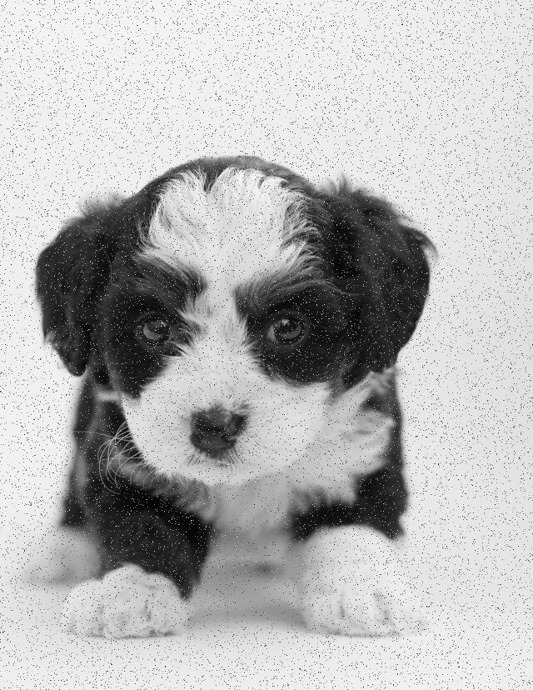
#> input picture ManipulacaoImagem/pup.jpeg, 533 x 690 px, found by its file name
$ python ReducaoRuidoeSuavizacao.py
#> lines starting #> are read from the running program, lines starting #| are printed output that depends on the picture
import io
import cv2
import numpy as np
import urllib.request
from PIL import Image
import matplotlib.pyplot as plt

path = r"C:\Users\Maria\Desktop\CG\pup.jpeg"
image = np.array(Image.open(path))
#> image is the input picture: shape (690, 533, 3); min 0, max 255, mean 182.4


# Write your code below
gaussian_blur = cv2.GaussianBlur(image, (5, 5), 0)

median_blur = cv2.medianBlur(image, 5)
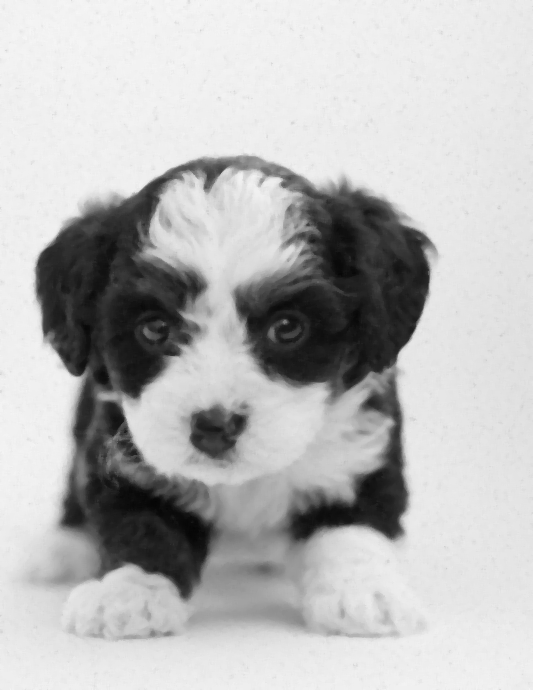
#> median_blur: shape (690, 533, 3); min 4, max 246, mean 184.9

# Display the results
plt.figure(figsize=(10, 10))
plt.subplot(1, 3, 1)
plt.imshow(image)
plt.title("Imagem Original")
plt.axis("off")

plt.subplot(1, 3, 2)
plt.imshow(gaussian_blur)
plt.title("Gaussian Blur")
plt.axis("off")

plt.subplot(1, 3, 3)
plt.imshow(median_blur)
plt.title("Median Blur")
plt.axis("off")

plt.tight_layout()
plt.show()
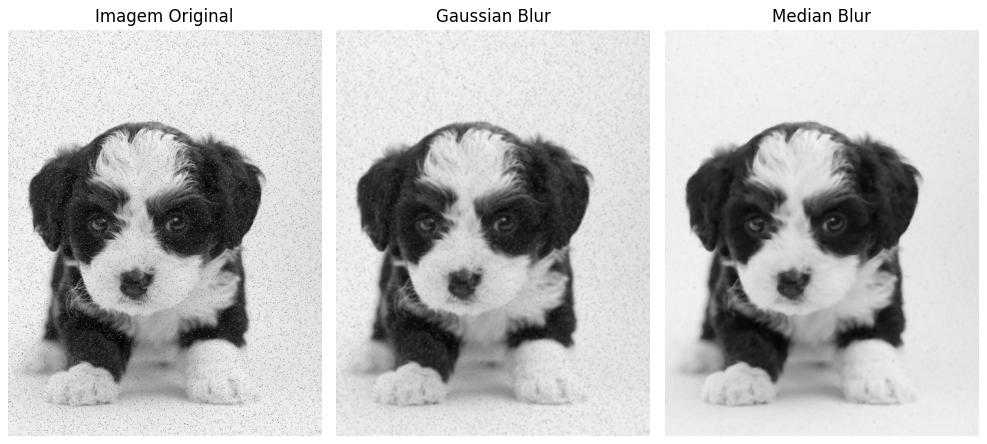
#> figure drawn by matplotlib, 3 panels

$ run again, with ManipulacaoImagem/sheep.jpeg copied over ManipulacaoImagem/pup.jpeg
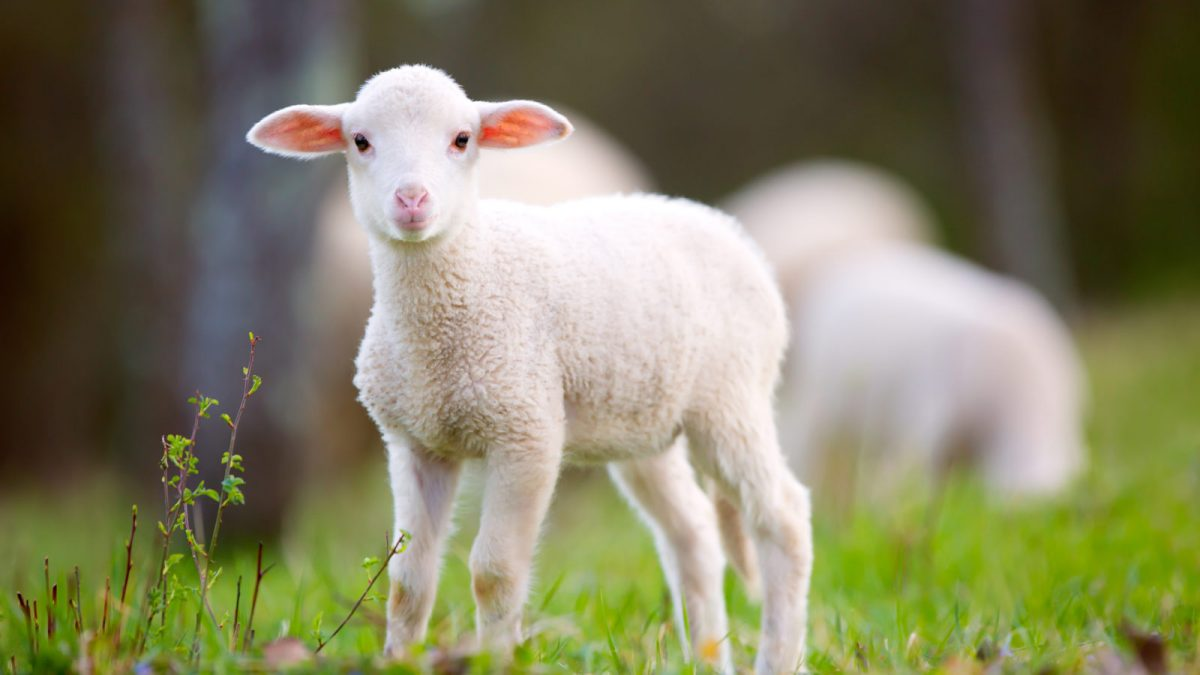
#> input picture ManipulacaoImagem/sheep.jpeg, 1200 x 675 px, found by its file name
#> image is the input picture: shape (675, 1200, 3); mean R, G, B 130.2, 127.9, 98.1
#> `plt.show()`:
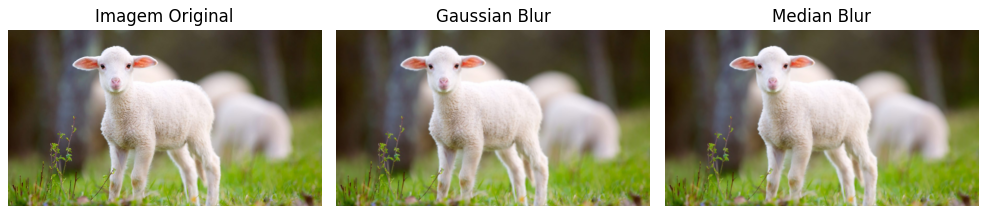
#> figure drawn by matplotlib, 3 panels

$ run again, with ManipulacaoImagem/tensor.jpeg copied over ManipulacaoImagem/pup.jpeg
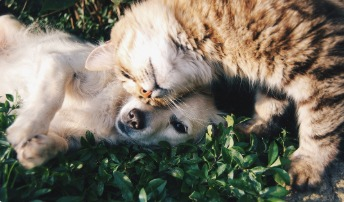
#> input picture ManipulacaoImagem/tensor.jpeg, 344 x 202 px, found by its file name
#> image is the input picture: shape (202, 344, 3); mean R, G, B 122, 115.6, 101.6
#> `gaussian_blur = cv2.GaussianBlur(image, (5, 5), 0)`:
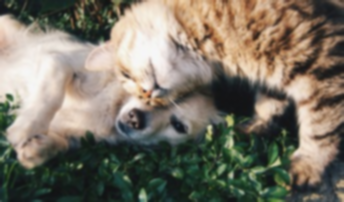
#> gaussian_blur: shape (202, 344, 3); mean R, G, B 122, 115.6, 101.6
#> `plt.show()`:
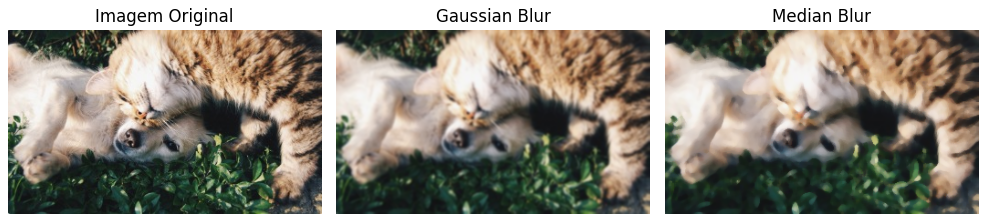
#> figure drawn by matplotlib, 3 panels

$ run again, with ManipulacaoImagem/tensor_cisalhado.jpeg copied over ManipulacaoImagem/pup.jpeg
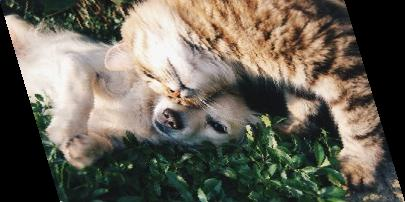
#> input picture ManipulacaoImagem/tensor_cisalhado.jpeg, 405 x 202 px, found by its file name
#> image is the input picture: shape (202, 405, 3); mean R, G, B 104, 98.5, 86.7
#> `gaussian_blur = cv2.GaussianBlur(image, (5, 5), 0)`:
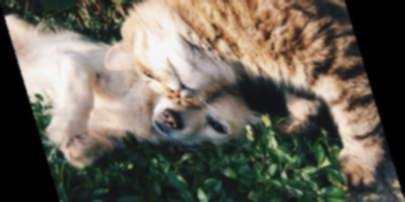
#> gaussian_blur: shape (202, 405, 3); mean R, G, B 104, 98.5, 86.7
#> `plt.show()`:
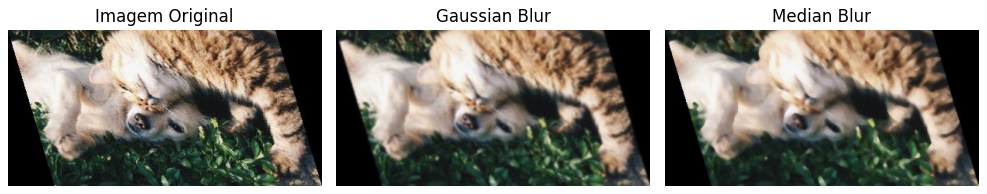
#> figure drawn by matplotlib, 3 panels
